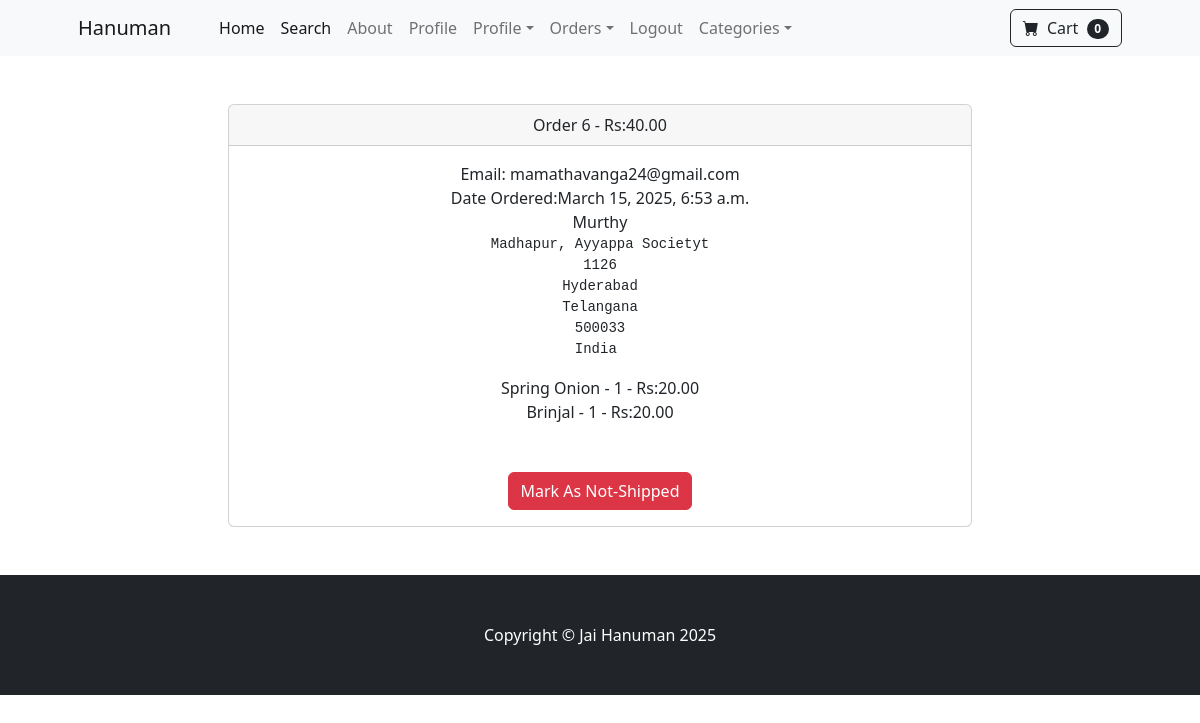
The page /payment/orders/6 (signed in) on the database its author committed.
### payment/models.py (models this page shows, shortened)
class Order(models.Model):
    user = models.ForeignKey(User, on_delete=models.CASCADE, null=True, blank=True)
    full_name = models.CharField(max_length=255)
    email = models.EmailField(max_length=250)
    shipping_address = models.TextField(max_length=15000)
    amount_paid = models.DecimalField(max_digits=10, decimal_places=2)
    date_ordered = models.DateTimeField(auto_now_add=True)
    shipped = models.BooleanField(default=False)
    shipped_date = models.DateTimeField(blank=True, null=True)

class OrderItem(models.Model):
    order = models.ForeignKey(Order, on_delete=models.CASCADE, null=True)
    product = models.ForeignKey(Product, on_delete=models.CASCADE, null=True, blank=True)
    user = models.ForeignKey(User, on_delete=models.CASCADE, null=True, blank=True)
    quantity = models.PositiveBigIntegerField(default=1)
    price = models.DecimalField(max_digits=7, decimal_places=2)

### store/models.py (models this page shows)
class Product(models.Model):
    name = models.CharField(max_length=100)
    price = models.DecimalField(default=0, decimal_places=2, max_digits=6)
    category = models.ForeignKey(Category, on_delete=models.CASCADE, default=1)
    description = models.CharField(max_length=250, default='', blank=True, null=True)
    image = models.ImageField(upload_to='uploads/product/')
    is_sale = models.BooleanField(default=False)
    sale_price = models.DecimalField(default=0, decimal_places=2, max_digits=6)
    def __str__(self):
        return self.name

### payment/views.py (the view)
# urls.py: path('orders/<int:pk>', views.orders, name='orders'),
def orders(request, pk):
    if request.user.is_authenticated and request.user.is_superuser:
        order = Order.objects.get(id=pk)
        items = OrderItem.objects.filter(order=pk)
        return render(request, 'payment/orders.html', {"order":order, "items":items})
    else:
        messages.success(request, 'Access Denied')
        return redirect('home')

### cart/cart.py (called while the page is built)
    def __len__(self):
        return len(self.cart)

### cart/context_processors.py (called while the page is built)
def cart(request):
    return {'cart': Cart(request)}

### payment/templates/payment/orders.html (shortened to what this page needs)
{% extends 'base.html' %}
{% block content %}
<br></br>
<div class="container">
    <div class="row">
        <center>
            <div class="col-8">
                <div class="card">
                    <div class="card-header">
                      Order {{ order.id }} - Rs:{{ order.amount_paid}}
                    </div>
                    <div class="card-body">
                      Email: {{ order.email}} <br/>
                      {% if order.date_shipped %}
                        Date Shipped: {{ order.date_shipped }}
                      {% else %}
                        Date Ordered:{{ order.date_ordered }}
                      {% endif %}
                      <br/>
                     {{ order.full_name }} <br/>
                     <pre>{{ order.shipping_address }} </pre>
                     {% for item in items %}
                       {{ item.product }} - {{ item.quantity }} - Rs:{{ item.price }} <br/>
                     {% endfor %}
                     <br/><br/>
                     {% if not order.shipped %}
                     <form method="POST" >
                      {% csrf_token %}
                      <input type="hidden" name="shipping_status" value="true">
                      <button type="submit" class="btn btn-success">Mark As Shipped</button>
                     </form>
                      {% else %}
                      <form method="POST" >
                        <button type="submit" class="btn btn-danger">Mark As Not-Shipped</button>
                       </form>
                       {% endif %}
                    </div>
                  </div>
                  <br/><br/>
            </div>
        </center>
    </div>
</div>
{% endblock %}

### rows shown on the page
Order: id "6", amount_paid "40.00", email "mamathavanga24@gmail.com", date_ordered "March 15, 2025, 6:53 a.m.", full_name "Murthy", shipping_address "Madhapur, Ayyappa Societyt 1126 Hyderabad Telangana 500033 India"
OrderItem: product "Spring Onion", quantity "1", price "20.00"
OrderItem: product "Brinjal", quantity "1", price "20.00"

### other values the page prints
{{ cart|length }} "0"
